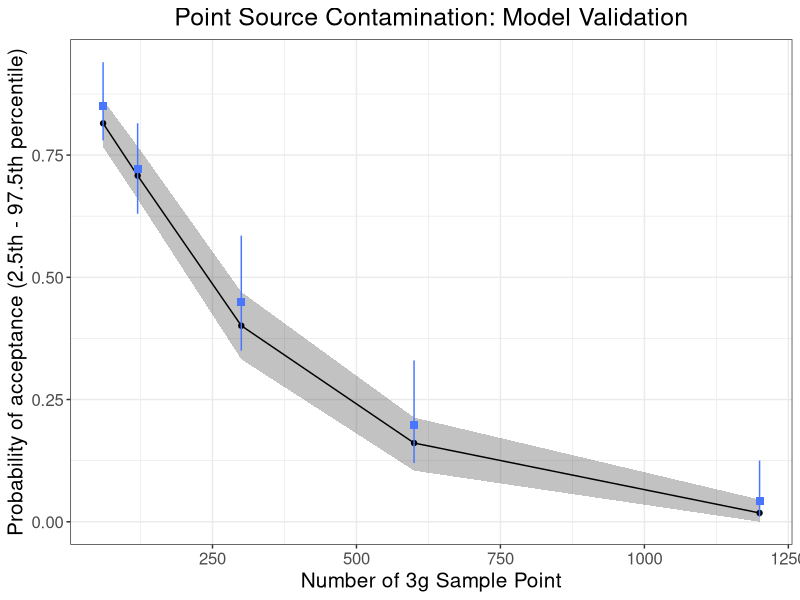
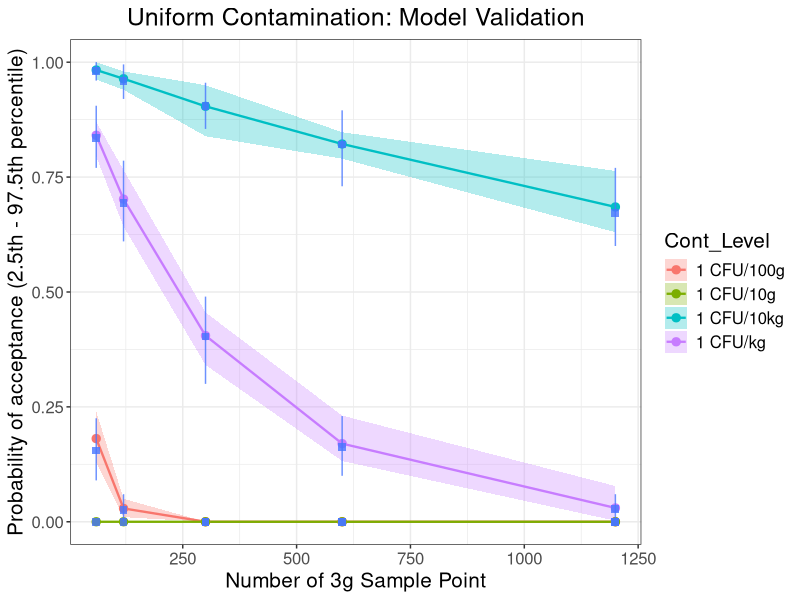

Reproduce these figures in R, in order.
## ---- chunk 1
library(tidyverse)

Gustavo_PS<-read_csv("PointSource.csv")
CPS_1<-read_csv("PointSourceCPS1.csv")

Gustavo_PS$seq<-rep(seq(1,10),500)

GPS_2<-Gustavo_PS %>% 
  group_by(Grabs, seq) %>% 
  summarize( mean_1= mean(Acceptance))%>% 
  group_by(Grabs) %>% 
  summarize(mean_2 = mean(mean_1),q2.5=quantile(mean_1, 0.025), q97.5=quantile(mean_1, 0.975) )



GPS<-Gustavo_PS %>% 
  group_by(Grabs) %>% 
  summarize(mean = mean(Acceptance)) 

CPS<-CPS_1 %>% 
  group_by(param) %>% 
  summarize(mean = mean(Paccept), q2.5 = quantile(Paccept, 0.025), q97.5  = quantile(Paccept, 0.975))



ggplot(data = GPS_2) +
    geom_ribbon(aes(x = Grabs, ymin = q2.5, ymax = q97.5 ), alpha = 0.3)+
    geom_line(aes(x =Grabs , y = mean_2 )) +
    geom_point(aes(x =Grabs , y = mean_2))+
    labs(x = "Number of 3g Sample Point", y = "Probability of acceptance (2.5th - 97.5th percentile)")+
    theme_bw()+
    geom_pointrange(data =CPS,  aes(x=param,y = mean, ymin=q2.5, ymax=q97.5) ,colour="royalblue1", alpha=1, size=0.5, shape = 15)+
  ggtitle("Point Source Contamination: Model Validation") +
  theme(plot.title = element_text(hjust = 0.5))+
  theme(text = element_text(size = 15)) 
    #geom_point(data =CPS,  aes(x=param, y = mean), color = "blue", alpha=0.7, shape = 15)


## ---- chunk 2

Gustavo_UN<-read_csv("Uniform_Validation.csv")

Gustavo_UN$seq<-rep(seq(1,10),2000)

CPS_2<-read_csv("CPSUniform.csv")

CPSU<-CPS_2 %>% 
  group_by(param, type) %>% 
  summarize(mean = mean(Paccept), q2.5 = quantile(Paccept, 0.025), q97.5  = quantile(Paccept, 0.975))


GUN<-Gustavo_UN %>% 
  group_by(Cont_Level, Grabs) %>% 
  summarize(mean = mean(Acceptance))

GUN_2<-Gustavo_UN %>% 
  group_by(Grabs,Cont_Level, seq) %>% 
  summarize( mean_1= mean(Acceptance))%>% 
  group_by(Grabs, Cont_Level) %>% 
  summarize(mean_2 = mean(mean_1),q2.5=quantile(mean_1, 0.025), q97.5=quantile(mean_1, 0.975) )


ggplot(data = GUN_2) +
    geom_ribbon(aes(x = Grabs, ymin = q2.5, ymax = q97.5, fill =Cont_Level  ),alpha = 0.3)+
    geom_line(aes(x =Grabs , y = mean_2, color = Cont_Level ),size = 0.8) +
    geom_point(aes(x =Grabs , y = mean_2,color = Cont_Level), size = 2.5)+
    labs(x = "Number of 3g Sample Point", y = "Probability of acceptance (2.5th - 97.5th percentile)")+
    theme_bw()+
  geom_pointrange(data =CPSU,  aes(x=param,y = mean, ymin=q2.5, ymax=q97.5 ) ,color ="royalblue1"  , alpha=0.8, size=0.5, shape = 15)+
  ggtitle("Uniform Contamination: Model Validation") +
  theme(plot.title = element_text(hjust = 0.5))+
  theme(text = element_text(size = 15))    


